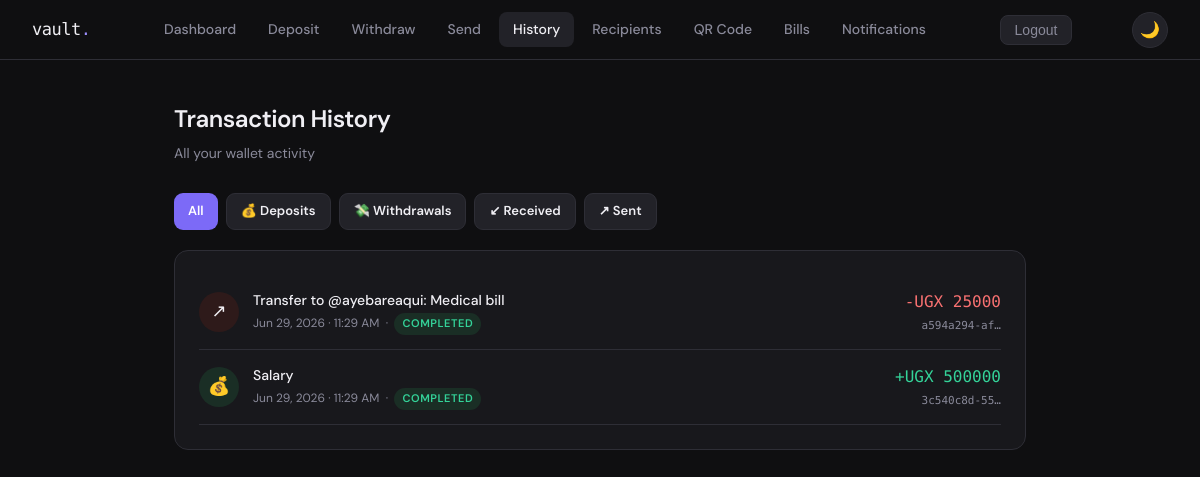
Page /transactions/ (signed in) on the committed database.
### wallet/models.py (models this page shows, shortened)
class Transaction(models.Model):
    TRANSACTION_TYPES = [
        ('deposit', 'Deposit'),
        ('withdrawal', 'Withdrawal'),
        ('transfer_in', 'Transfer In'),
        ('transfer_out', 'Transfer Out'),
    ]
    STATUS_CHOICES = [
        ('pending', 'Pending'),
        ('completed', 'Completed'),
        ('failed', 'Failed'),
    ]
    id = models.UUIDField(primary_key=True, default=uuid.uuid4, editable=False)
    wallet = models.ForeignKey(Wallet, on_delete=models.CASCADE, related_name='transactions')
    transaction_type = models.CharField(max_length=20, choices=TRANSACTION_TYPES)
    amount = models.DecimalField(max_digits=12, decimal_places=2)
    status = models.CharField(max_length=10, choices=STATUS_CHOICES, default='completed')
    description = models.CharField(max_length=255, blank=True)
    reference = models.CharField(max_length=100, blank=True)
    created_at = models.DateTimeField(auto_now_add=True)
    class Meta:
        ordering = ['-created_at']

### wallet/views.py (the view)
# urls.py: path('transactions/', views.transactions, name='admin_transactions'),
@login_required
def transactions(request):
    wallet = request.user.wallet
    txn_type = request.GET.get('type', '')
    txns = wallet.transactions.all()
    if txn_type:
        txns = txns.filter(transaction_type=txn_type)
    return render(request, 'wallet/transactions.html', {
        'transactions': txns,
        'wallet': wallet,
        'filter_type': txn_type,
    })

### vadmin/context_processors.py (called while the page is built)
def admin_counts(request):
    if request.user.is_authenticated and request.user.is_staff:
        return {
            'pending_kyc_count': KYCDocument.objects.filter(status='pending').count(),
            'pending_withdrawal_count': WithdrawalRequest.objects.filter(status='pending').count(),
            'active_flag_count': FraudFlag.objects.filter(resolved=False).count(),
        }
    return {}

### templates/wallet/transactions.html (shortened to what this page needs)
{% extends 'wallet/base.html' %}
{% block content %}
<div class="page">
  <div class="page-header">
    <h1>Transaction History</h1>
    <p>All your wallet activity</p>
  </div>
  <div style="display:flex; gap:8px; margin-bottom:20px; flex-wrap:wrap;">
    <a href="{% url 'transactions' %}" class="btn {% if not filter_type %}btn-primary{% else %}btn-ghost{% endif %}" style="font-size:13px; padding:7px 14px;">All</a>
    <a href="?type=deposit" class="btn {% if filter_type == 'deposit' %}btn-primary{% else %}btn-ghost{% endif %}" style="font-size:13px; padding:7px 14px;">💰 Deposits</a>
    <a href="?type=withdrawal" class="btn {% if filter_type == 'withdrawal' %}btn-primary{% else %}btn-ghost{% endif %}" style="font-size:13px; padding:7px 14px;">💸 Withdrawals</a>
    <a href="?type=transfer_in" class="btn {% if filter_type == 'transfer_in' %}btn-primary{% else %}btn-ghost{% endif %}" style="font-size:13px; padding:7px 14px;">↙ Received</a>
    <a href="?type=transfer_out" class="btn {% if filter_type == 'transfer_out' %}btn-primary{% else %}btn-ghost{% endif %}" style="font-size:13px; padding:7px 14px;">↗ Sent</a>
  </div>
  <div class="card">
    {% if transactions %}
      {% for txn in transactions %}
      <div style="display:flex; justify-content:space-between; align-items:center; padding:14px 0; border-bottom:1px solid var(--border);">
        <div style="display:flex; align-items:center; gap:14px;">
          <div style="width:40px; height:40px; border-radius:50%; display:flex; align-items:center; justify-content:center; font-size:18px; flex-shrink:0;
            background:{% if txn.transaction_type == 'deposit' or txn.transaction_type == 'transfer_in' %}#1a2e25{% else %}#2e1a1a{% endif %};">
            {% if txn.transaction_type == 'deposit' %}💰
            {% elif txn.transaction_type == 'withdrawal' %}💸
            {% elif txn.transaction_type == 'transfer_in' %}↙
            {% else %}↗{% endif %}
          </div>
          <div>
            <div style="font-size:14px; font-weight:500;">
              {{ txn.description|default:txn.get_transaction_type_display }}
            </div>
            <div style="font-size:12px; color:var(--muted); margin-top:2px;">
              {{ txn.created_at|date:"M d, Y · g:i A" }}
              &nbsp;·&nbsp;
              <span class="badge {% if txn.status == 'completed' %}badge-green{% elif txn.status == 'failed' %}badge-red{% else %}badge-yellow{% endif %}">
                {{ txn.status }}
              </span>
            </div>
          </div>
        </div>
        <div style="text-align:right; flex-shrink:0;">
          <div style="font-family:var(--mono); font-size:16px; font-weight:500;"
            class="{% if txn.transaction_type == 'deposit' or txn.transaction_type == 'transfer_in' %}text-green{% else %}text-red{% endif %}">
            {% if txn.transaction_type == 'deposit' or txn.transaction_type == 'transfer_in' %}+{% else %}-{% endif %}UGX {{ txn.amount|floatformat:0 }}
          </div>
          <div style="font-size:11px; color:var(--muted); font-family:var(--mono); margin-top:2px;">
            {{ txn.id|truncatechars:12 }}
          </div>
        </div>
      </div>
      {% endfor %}
    {% else %}
      <div style="text-align:center; padding:48px 0; color:var(--muted); font-size:14px;">
        No transactions found.<br><br>
        <a href="{% url 'deposit' %}" class="btn btn-primary" style="font-size:13px;">Make a deposit</a>
      </div>
    {% endif %}
  </div>
</div>
{% endblock %}

### templates/wallet/base.html (style rules this page uses)
*, *::before, *::after { box-sizing: border-box; margin: 0; padding: 0; }
:root { --bg: #0f0f11; --surface: #18181c; --surface2: #222228; --border: #2e2e36; --text: #f0eff4; --muted: #8a8a9a; --accent: #7c6af7; --accent-light: #9d8fff; --green: #34d399; --red: #f87171; --yellow: #fbbf24; --radius: 14px; --mono: 'DM Mono', monospace; --sans: 'DM Sans', sans-serif; }
body { background: var(--bg); color: var(--text); font-family: var(--sans); font-size: 15px; line-height: 1.6; min-height: 100vh; }
a { color: var(--accent-light); text-decoration: none; }
.page { max-width: 900px; margin: 0 auto; padding: 40px 24px; }
.card { background: var(--surface); border: 1px solid var(--border); border-radius: var(--radius); padding: 24px; }
.btn { display: inline-flex; align-items: center; justify-content: center; gap: 8px; padding: 10px 20px; border-radius: 9px; font-family: var(--sans); font-size: 14px; font-weight: 600; cursor: pointer; border: none; transition: all 0.15s; }
.btn-primary { background: var(--accent); color: #fff; }
.btn-ghost { background: var(--surface2); color: var(--text); border: 1px solid var(--border); }
.text-green { color: var(--green); }
.text-red { color: var(--red); }
.page-header { margin-bottom: 28px; }
.page-header h1 { font-size: 24px; font-weight: 600; letter-spacing: -0.5px; }
.page-header p { color: var(--muted); font-size: 14px; margin-top: 4px; }
.badge { display: inline-block; padding: 2px 8px; border-radius: 100px; font-size: 11px; font-weight: 600; letter-spacing: 0.05em; text-transform: uppercase; }
.badge-green { background: #1a2e25; color: var(--green); }

### rows in the picture
Transaction: description "Transfer to @ayebareaqui: Medical bill", created_at "Jun 29, 2026 · 11:29 AM", status "COMPLETED", amount "25000", id "a594a294-af…"
Transaction: description "Salary", created_at "Jun 29, 2026 · 11:29 AM", status "COMPLETED", amount "500000", id "3c540c8d-55…"
